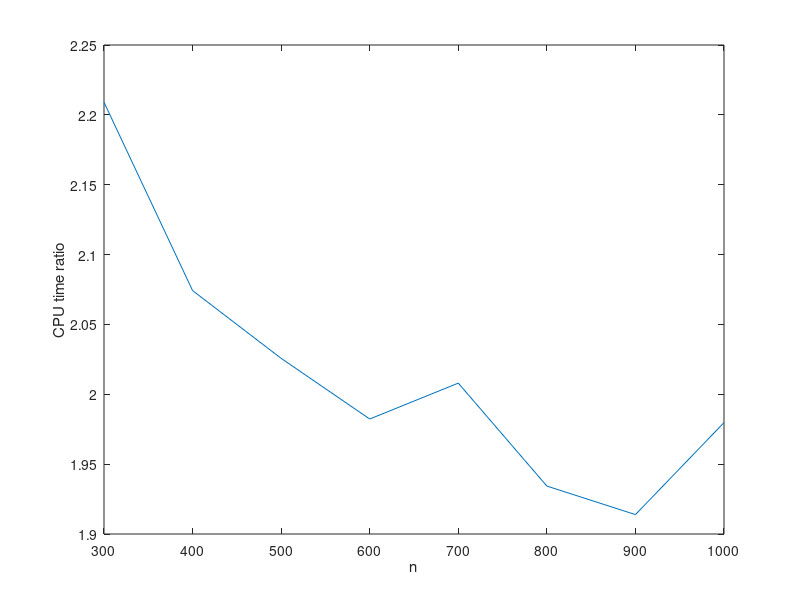

Write MATLAB code to recreate this figure.
% Example 6.6 : Check execution time of ``backslash'' for ls against 
% ``backslash'' on normal eqns for overdetermined systems

for n = 300:100:1000
  % fill a rectangular matrix A and a vector b with random numbers
  % hoping that A'*A is nonsingular
  m = n+1; % or m = 3*n+1 or something else
  A = randn(m,n); b = randn(m,1);
    
  % solve and find execution times. First, matlab way using QR
  t0 = cputime;
  xqr = A \ b;
  temp = cputime;
  tqr(n/100-2) = temp - t0;
    
  % next use normal equations
  t0 = temp;
  B = A'*A; y = A'*b;
  xne = B \ y;
  temp = cputime;
  tne(n/100-2) = temp - t0; 
end

ratio = tqr./tne;
plot(300:100:1000,ratio)
hold on
xlabel('n')
ylabel('CPU time ratio')
